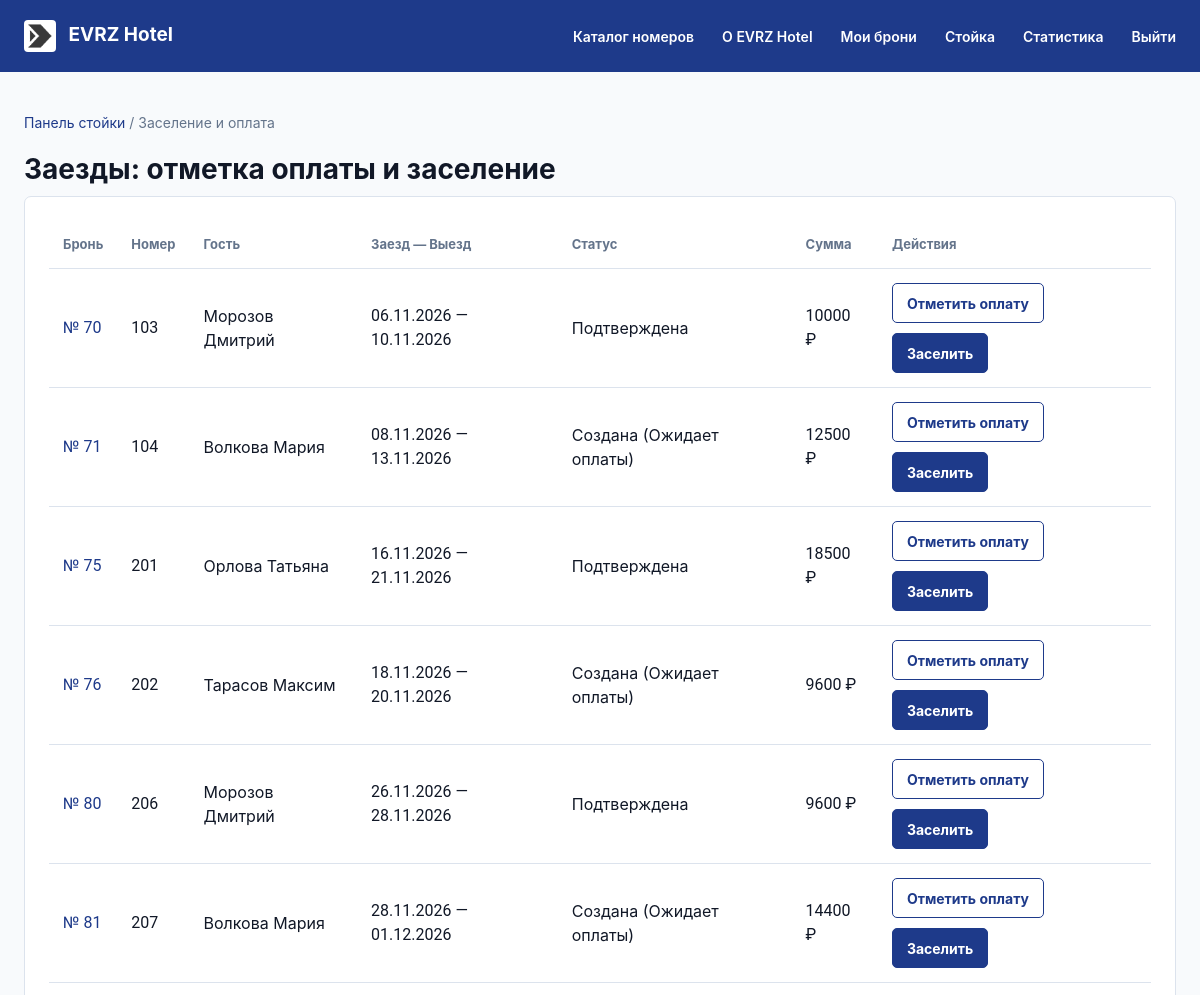
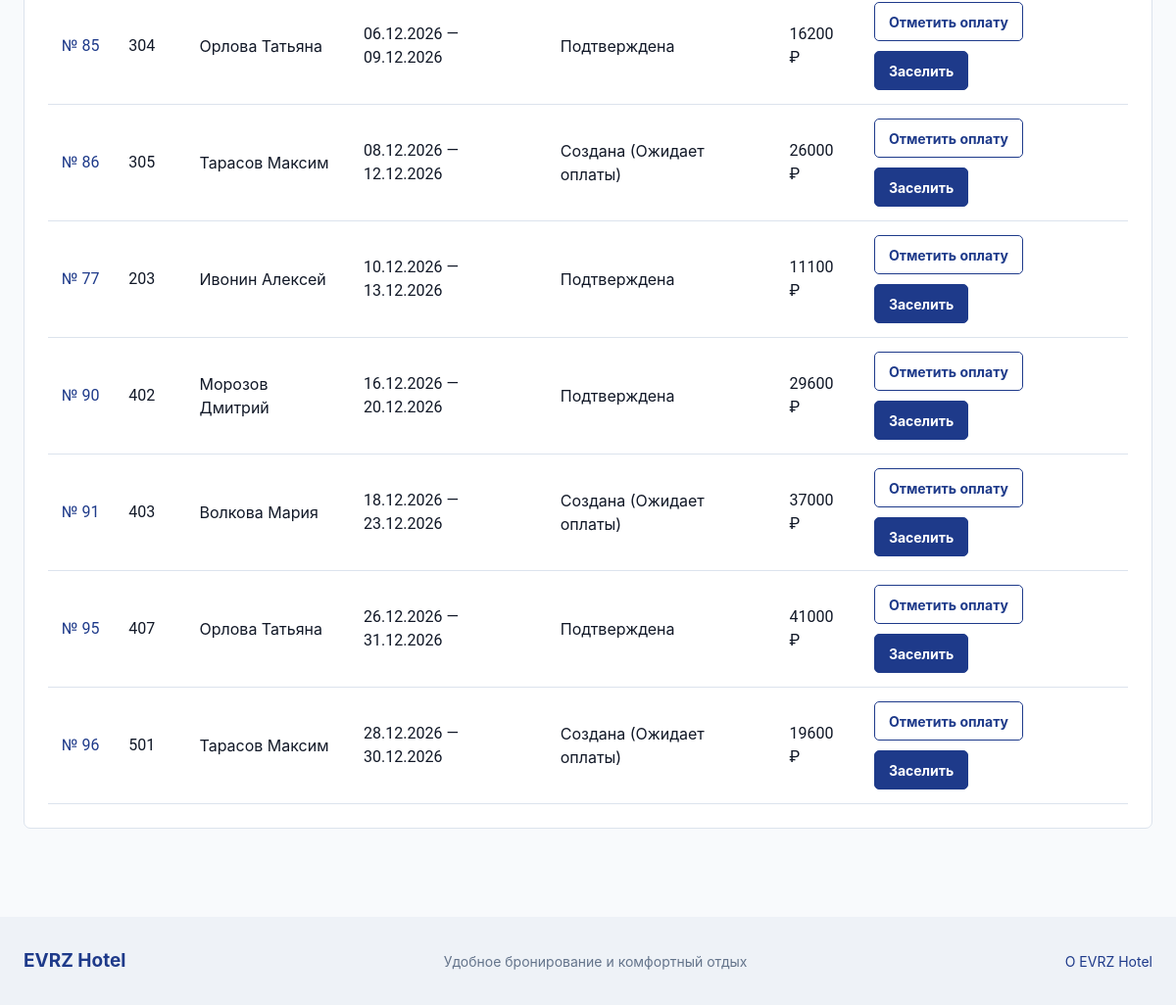
Before: /staff/checkin/ (signed in) with the older database file (2 pictures, top to bottom).
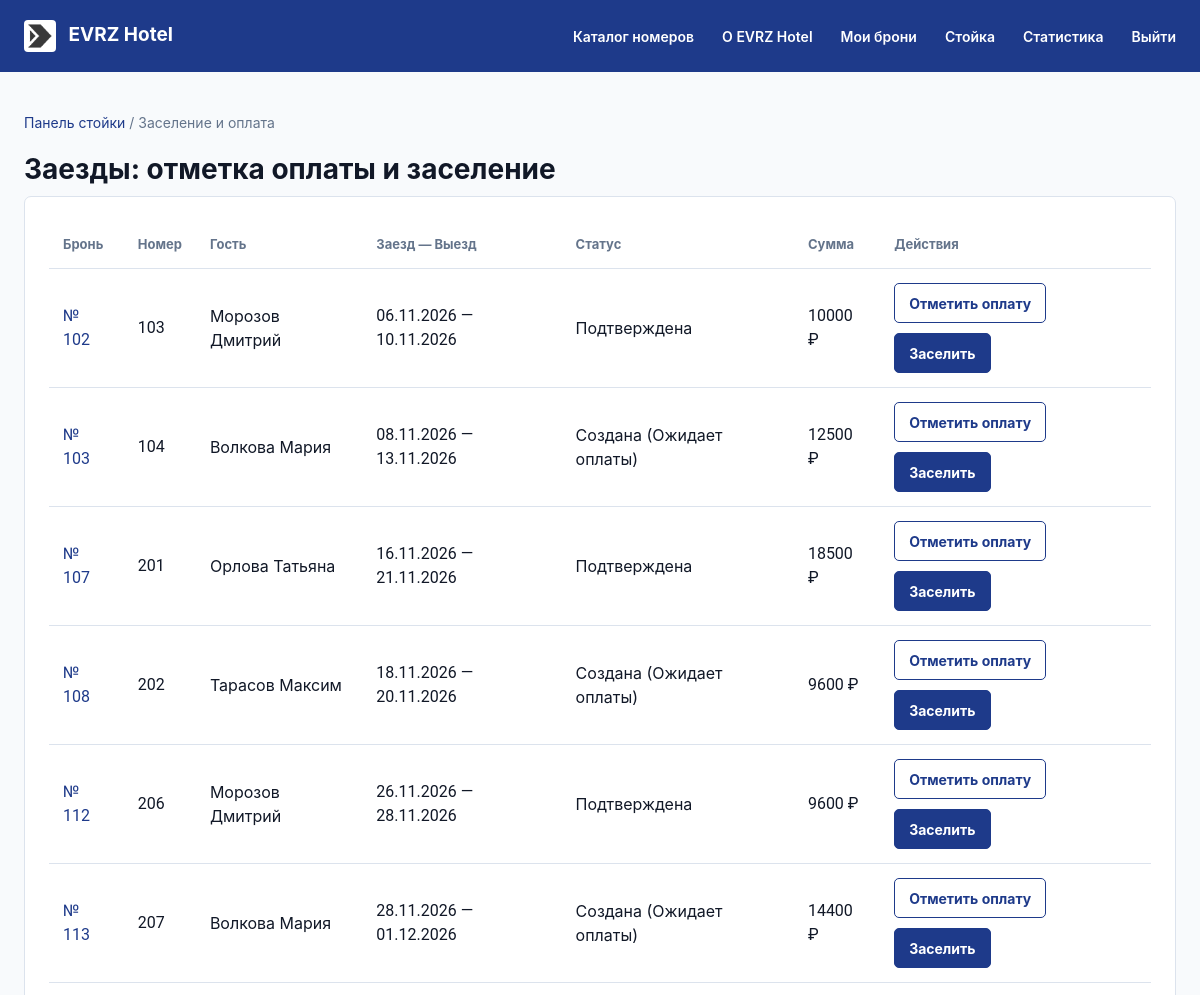
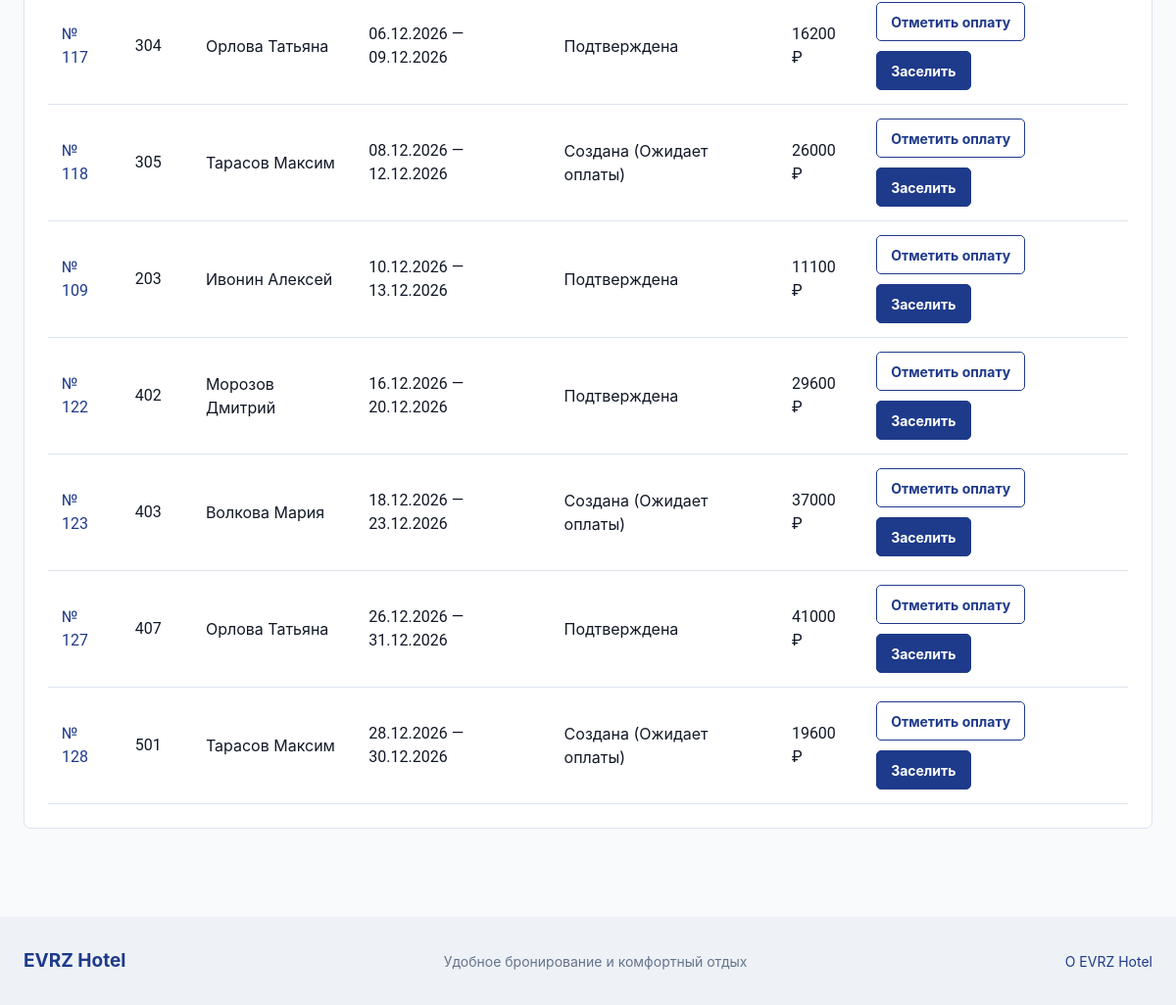
After: the same page with the newer database file (2 pictures, top to bottom).
### hotel/models.py (models this page shows, shortened)
class Booking(models.Model):
    contact_name = models.CharField(max_length=150, blank=True, verbose_name="Имя контактного лица")
    contact_phone = models.CharField(max_length=20, blank=True, verbose_name="Контактный телефон")
    contact_email = models.EmailField(blank=True, verbose_name="Электронная почта")
    STATUS_CHOICES = [
        ("new", "Создана (Ожидает оплаты)"),
        ("confirmed", "Подтверждена"),
        ("checked_in", "Заселен"),
        ("checked_out", "Выехал (Завершена)"),
        ("cancelled", "Отменена"),
    ]
    user = models.ForeignKey(User, on_delete=models.CASCADE, related_name='bookings', verbose_name='Клиент')
    room = models.ForeignKey(Room, on_delete=models.PROTECT, related_name='bookings', verbose_name='Номер')
    check_in_date = models.DateField(verbose_name='Дата заезда')
    check_out_date = models.DateField(verbose_name='Дата выезда')
    nights_count = models.PositiveSmallIntegerField(
        default=1,
        validators=[MinValueValidator(1)],
        verbose_name="Количество ночей"
    )
    total_price = models.DecimalField(
        max_digits=10,
        decimal_places=2,
        validators=[MinValueValidator(0)],
        verbose_name="Итоговая стоимость (руб.)"
    )
    status = models.CharField(max_length=20, choices=STATUS_CHOICES, default='new', verbose_name='Статус бронирования')
    comment = models.TextField(blank=True, verbose_name='Пожелания клиента')
    created_at = models.DateTimeField(auto_now_add=True, verbose_name='Дата и время создания')
    class Meta:
        verbose_name = "Бронирование"
        verbose_name_plural = "Бронирования"
        ordering = ["-created_at"]
        constraints = [
            models.CheckConstraint(
                check=Q(check_out_date__gt=F("check_in_date")),
                name="booking_check_out_after_check_in"
            ),
            models.CheckConstraint(check=Q(nights_count__gte=1), name='booking_nights_min_1'),
        ]

class Room(models.Model):
    room_number = models.CharField(max_length=10, unique=True, verbose_name='Номер комнаты')
    room_type = models.ForeignKey(RoomType, on_delete=models.PROTECT, related_name='rooms', verbose_name='Тип номера')
    floor = models.PositiveSmallIntegerField(
        default=1,
        validators=[MinValueValidator(1), MaxValueValidator(30)],
        verbose_name="Этаж"
    )
    amenities = models.ManyToManyField(
        Amenity,
        through="RoomAmenity",
        related_name="rooms",
        blank=True,
        verbose_name="Удобства в номере"
    )
    image = models.ImageField(upload_to='rooms_photos/', blank=True, null=True, verbose_name='Фотография номера')
    is_active = models.BooleanField(default=True, verbose_name='Доступен для бронирования')
    description = models.TextField(blank=True, verbose_name='Особенности номера')
    class Meta:
        verbose_name = "Номер"
        verbose_name_plural = "Номера"
        ordering = ["floor", "room_number"]
        constraints = [
            models.CheckConstraint(check=Q(floor__gte=1), name='room_floor_min_1'),
        ]

### hotel/views.py (the view, shortened to what this page needs)
# urls.py: path('staff/checkin/', views.staff_checkin, name='staff_checkin'),
@reception_required
def staff_checkin(request):
    arrivals = Booking.objects.filter(
        status__in=('new', 'confirmed')
    ).select_related('room__room_type', 'user').prefetch_related('payments').order_by('check_in_date')
    return TemplateResponse(request, 'staff_checkin.html', {'arrivals': arrivals})

### hotel/views.py (called while the page is built, shortened)
def reception_required(view_func):
    @wraps(view_func)
    @login_required
    def _wrapped(request, *args, **kwargs):
        return view_func(request, *args, **kwargs)
    return _wrapped

### hotel/templates/staff_checkin.html (shortened to what this page needs)
{% extends 'base.html' %}
{% block content %}
  <p class="breadcrumbs"><a href="{% url 'staff_bookings' %}">Панель стойки</a> / Заселение и оплата</p>
  <h1>Заезды: отметка оплаты и заселение</h1>
  <div class="panel table-wrap">
    <table>
      <thead>
        <tr>
          <th>Бронь</th>
          <th>Номер</th>
          <th>Гость</th>
          <th>Заезд — Выезд</th>
          <th>Статус</th>
          <th>Сумма</th>
          <th>Действия</th>
        </tr>
      </thead>
      <tbody>
        {% for b in arrivals %}
          <tr>
            <td class="num"><a href="{% url 'voucher' b.pk %}">№ {{ b.pk }}</a></td>
            <td class="num">{{ b.room.room_number }}</td>
            <td>{{ b.contact_name|default:b.user.username }}</td>
            <td class="num">{{ b.check_in_date|date:'d.m.Y' }} — {{ b.check_out_date|date:'d.m.Y' }}</td>
            <td>{{ b.get_status_display }}</td>
            <td class="num">{{ b.total_price|floatformat:0 }} ₽</td>
            <td>
              <div class="row-actions">
                <form class="inline-form" method="post" action="{% url 'staff_checkin' %}">
                  <button class="small secondary" type="submit">Отметить оплату</button>
                </form>
                <form class="inline-form" method="post" action="{% url 'staff_checkin' %}">
                  <button class="small" type="submit">Заселить</button>
                </form>
              </div>
            </td>
          </tr>
        {% empty %}
          <tr><td colspan="7">Ожидающих заселения броней нет.</td></tr>
        {% endfor %}
      </tbody>
    </table>
  </div>
{% endblock %}

### templates/base.html (shortened to what this page needs)
{% load static %}
<!doctype html>
<html lang="ru">
  <head>
    <link rel="stylesheet" href="{% static 'css/styles.css' %}?v=12">
  </head>
  <body>
    <header class="header-site">
      <div class="wrap under_header">
        <a class="logo" href="{% url 'catalog' %}">
          <img class="logo-icon" src="{% static 'images/evrz-icon.png' %}" alt="" width="32" height="32"> EVRZ Hotel
        </a>
        <nav id="navigation" class="gap" aria-label="Основная навигация">
          <a href="{% url 'catalog' %}">Каталог номеров</a>
          <a href="{% url 'about' %}">О EVRZ Hotel</a>
          {% if user.is_authenticated %}
            <a href="{% url 'my_bookings' %}">Мои брони</a>
            {% if user.is_staff %}
              <a href="{% url 'staff_bookings' %}">Стойка</a>
            {% endif %}
            {% if user.is_superuser %}
              <a href="{% url 'stats' %}">Статистика</a>
            {% endif %}
            <form method="post" action="{% url 'logout' %}">
              <button class="nav-button" type="submit">Выйти</button>
            </form>
          {% else %}
            <a href="{% url 'login' %}">Войти</a>
            <a class="nav-outline" href="{% url 'register' %}">Регистрация</a>
          {% endif %}
        </nav>
      </div>
    </header>
    <main class="wrap main">
      {% block content %}{% endblock %}
    </main>
    <footer>
      <div class="wrap footer-inner">
        <span class="logo">EVRZ Hotel</span>
        <span>Удобное бронирование и комфортный отдых</span>
        <a href="{% url 'about' %}">О EVRZ Hotel</a>
      </div>
    </footer>
  </body>
</html>

### hotel/static/css/styles.css (style rules this page uses)
:root { --color-primary: #1E3A8A; --color-secondary: #3B82F6; --color-accent: #D97706; --color-bg: #F8FAFC; --color-card: #FFFFFF; --color-text: #111827; --color-success: #16A34A; --color-warning: #EAB308; --color-error: #DC2626; --font-main: Inter, Arial, sans-serif; --font-num: Roboto, sans-serif; }
* { box-sizing: border-box; }
html { font-family: var(--font-main); color: var(--color-text); background: var(--color-bg); overflow-x: hidden; }
body { min-height: 100vh; display: flex; flex-direction: column; margin: 0; font-size: 16px; line-height: 1.5; overflow-x: hidden; }
a { color: #1e3a8a; text-decoration: none; }
button, input, select, textarea { font: inherit; }
button, .button { display: inline-flex; align-items: center; justify-content: center; min-height: 44px; padding: 10px 18px; border: 1px solid #1e3a8a; border-radius: 5px; background: #1e3a8a; color: white; font-weight: 700; cursor: pointer; text-align: center; }
.secondary { background: white; color: #1e3a8a; }
.small { min-height: 40px; padding: 8px 14px; font-size: 14px; }
.wrap { width: 100%; max-width: 1288px; padding-left: 24px; padding-right: 24px; margin: auto; }
.header-site { background: #1e3a8a; color: white; }
.under_header { min-height: 72px; display: flex; align-items: center; justify-content: space-between; gap: 20px; }
.logo { font-size: 19px; font-weight: 700; color: inherit; white-space: nowrap; }
.logo-icon { width: 32px; height: 32px; margin-right: 8px; padding: 4px; vertical-align: middle; background-color: white; border-radius: 4px; }
.gap, .pagination { display: flex; align-items: center; gap: 28px; }
.header-site .gap a, .nav-button { color: white; font-size: 14px; font-weight: 600; }
.nav-button { background: none; border: 0; padding: 0; }
.main { flex: 1; min-height: 70vh; padding-top: 40px; padding-bottom: 70px; }
h1, h2, h3, p { margin-top: 0; }
h1 { font-size: 28px; line-height: 1.2; margin-bottom: 9px; }
.filter, .panel, .card { background: white; border: 1px solid #dce3ed; border-radius: 7px; }
.breadcrumbs { font-size: 14px; color: #64748b; margin-bottom: 20px; }
.panel { padding: 24px; margin-bottom: 20px; }
.row-actions { display: flex; gap: 10px; align-items: center; flex-wrap: wrap; }
.table-wrap { overflow-x: auto; }
table { border-collapse: collapse; width: 100%; min-width: 700px; text-align: left; }
th, td { padding: 14px; border-bottom: 1px solid #dce3ed; }
th { font-size: 13px; color: #64748b; }
footer { background: #eef2f7; color: #64748b; font-size: 14px; }
.footer-inner { min-height: 90px; display: flex; align-items: center; justify-content: space-between; gap: 20px; }
.footer-inner .logo { color: #1e3a8a; }
.num, .price, .card-bottom strong, .stats-grid .panel strong { font-family: var(--font-num); font-variant-numeric: tabular-nums; }
.inline-form { display: inline-flex; margin: 0; }

Changed rows visible on the page:
removed Booking: pk "70", room.room_number "103", contact_name "Морозов Дмитрий", check_in_date "06.11.2026", check_out_date "10.11.2026", status "Подтверждена", total_price "10000"
removed Booking: pk "71", room.room_number "104", contact_name "Волкова Мария", check_in_date "08.11.2026", check_out_date "13.11.2026", status "Создана (Ожидает оплаты)", total_price "12500"
removed Booking: pk "75", room.room_number "201", contact_name "Орлова Татьяна", check_in_date "16.11.2026", check_out_date "21.11.2026", status "Подтверждена", total_price "18500"
removed Booking: pk "76", room.room_number "202", contact_name "Тарасов Максим", check_in_date "18.11.2026", check_out_date "20.11.2026", status "Создана (Ожидает оплаты)", total_price "9600"
removed Booking: pk "80", room.room_number "206", contact_name "Морозов Дмитрий", check_in_date "26.11.2026", check_out_date "28.11.2026", status "Подтверждена", total_price "9600"
removed Booking: pk "81", room.room_number "207", contact_name "Волкова Мария", check_in_date "28.11.2026", check_out_date "01.12.2026", status "Создана (Ожидает оплаты)", total_price "14400"
removed Booking: pk "85", room.room_number "304", contact_name "Орлова Татьяна", check_in_date "06.12.2026", check_out_date "09.12.2026", status "Подтверждена", total_price "16200"
removed Booking: pk "86", room.room_number "305", contact_name "Тарасов Максим", check_in_date "08.12.2026", check_out_date "12.12.2026", status "Создана (Ожидает оплаты)", total_price "26000"
removed Booking: pk "77", room.room_number "203", contact_name "Ивонин Алексей", check_in_date "10.12.2026", check_out_date "13.12.2026", status "Подтверждена", total_price "11100"
removed Booking: pk "90", room.room_number "402", contact_name "Морозов Дмитрий", check_in_date "16.12.2026", check_out_date "20.12.2026", status "Подтверждена", total_price "29600"
removed Booking: pk "91", room.room_number "403", contact_name "Волкова Мария", check_in_date "18.12.2026", check_out_date "23.12.2026", status "Создана (Ожидает оплаты)", total_price "37000"
removed Booking: pk "95", room.room_number "407", contact_name "Орлова Татьяна", check_in_date "26.12.2026", check_out_date "31.12.2026", status "Подтверждена", total_price "41000"
removed Booking: pk "96", room.room_number "501", contact_name "Тарасов Максим", check_in_date "28.12.2026", check_out_date "30.12.2026", status "Создана (Ожидает оплаты)", total_price "19600"
added Booking: pk "102", room.room_number "103", contact_name "Морозов Дмитрий", check_in_date "06.11.2026", check_out_date "10.11.2026", status "Подтверждена", total_price "10000"
added Booking: pk "103", room.room_number "104", contact_name "Волкова Мария", check_in_date "08.11.2026", check_out_date "13.11.2026", status "Создана (Ожидает оплаты)", total_price "12500"
added Booking: pk "107", room.room_number "201", contact_name "Орлова Татьяна", check_in_date "16.11.2026", check_out_date "21.11.2026", status "Подтверждена", total_price "18500"
added Booking: pk "108", room.room_number "202", contact_name "Тарасов Максим", check_in_date "18.11.2026", check_out_date "20.11.2026", status "Создана (Ожидает оплаты)", total_price "9600"
added Booking: pk "112", room.room_number "206", contact_name "Морозов Дмитрий", check_in_date "26.11.2026", check_out_date "28.11.2026", status "Подтверждена", total_price "9600"
added Booking: pk "113", room.room_number "207", contact_name "Волкова Мария", check_in_date "28.11.2026", check_out_date "01.12.2026", status "Создана (Ожидает оплаты)", total_price "14400"
added Booking: pk "117", room.room_number "304", contact_name "Орлова Татьяна", check_in_date "06.12.2026", check_out_date "09.12.2026", status "Подтверждена", total_price "16200"
added Booking: pk "118", room.room_number "305", contact_name "Тарасов Максим", check_in_date "08.12.2026", check_out_date "12.12.2026", status "Создана (Ожидает оплаты)", total_price "26000"
added Booking: pk "109", room.room_number "203", contact_name "Ивонин Алексей", check_in_date "10.12.2026", check_out_date "13.12.2026", status "Подтверждена", total_price "11100"
added Booking: pk "122", room.room_number "402", contact_name "Морозов Дмитрий", check_in_date "16.12.2026", check_out_date "20.12.2026", status "Подтверждена", total_price "29600"
added Booking: pk "123", room.room_number "403", contact_name "Волкова Мария", check_in_date "18.12.2026", check_out_date "23.12.2026", status "Создана (Ожидает оплаты)", total_price "37000"
added Booking: pk "127", room.room_number "407", contact_name "Орлова Татьяна", check_in_date "26.12.2026", check_out_date "31.12.2026", status "Подтверждена", total_price "41000"
added Booking: pk "128", room.room_number "501", contact_name "Тарасов Максим", check_in_date "28.12.2026", check_out_date "30.12.2026", status "Создана (Ожидает оплаты)", total_price "19600"
